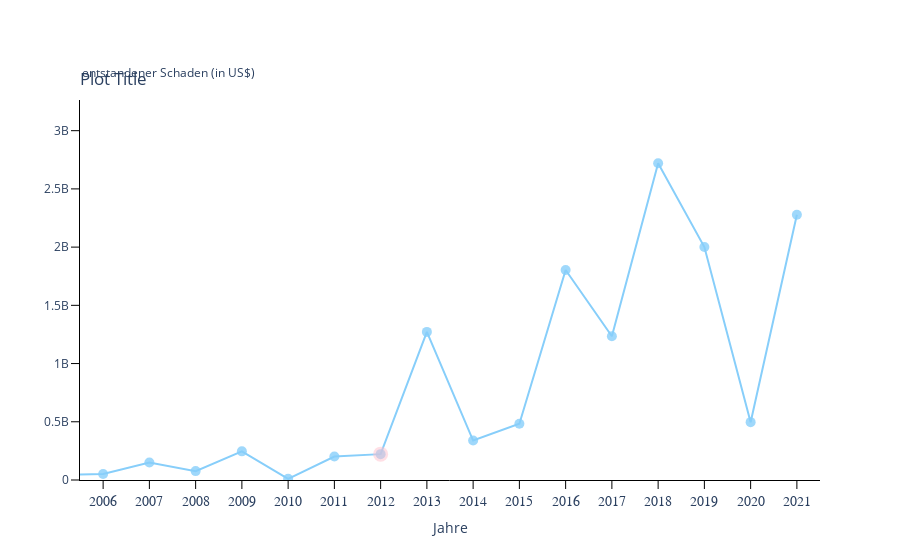

Source (notebook cell):
### Code cell
df_fig1 = pd.DataFrame(df.groupby(by=['year'])['records lost'].sum().reset_index())
# print(df_fig1.head())
fig = px.line(df_fig1, x="year", y="records lost", 
                        labels={
                        "year": "Jahre",
                        "records lost": "",

                        },
                        

                        title='Testtitle', markers=True)

fig.update_xaxes(showgrid=False, title_font_family="Arial", title_font_color="black", col =10)
fig.update_yaxes(showgrid=False, title_font_family="Arial", title_font_color="black")
fig.update_layout(
    title={
        'text': "Plot Title",
        'y':0.87,
        'x':0.0,
        'xref': "paper",
        'xanchor': 'left',
        'yanchor': 'top'},
    plot_bgcolor = "rgba(0,0,0,0)",
    paper_bgcolor = "rgba(255,255,255,1)",
 
    xaxis= dict(
        range=[df['year'].max() - 15 - 0.5, df['year'].max() + 0.5],
        dtick= 1,
        ticks = "outside",
        tickwidth = 1,
        tickcolor = "black",
        ticklen = 8,
        tickfont = dict(family = 'Arial', size = 14),
        showline = True,
        linewidth = 1,
        linecolor = 'black',
        
        

        
        ),
    yaxis = dict(
        range=[0, df_fig1['records lost'].max()*1.2],
        ticks = "outside",
        tickwidth = 1,
        tickcolor = "black",
        ticklen = 8,
        ticklabelposition="outside",
        showline = True,
        linewidth = 1,
        linecolor = 'black',
        
        ),
    )

fig.update_traces(
    marker = dict(
        color = 'LightSkyBlue',
        size = 10,
        opacity = 0.8,
    ),
    line = dict(
        color = 'LightSkyBlue',
        width = 2
    ),
)

fig.add_annotation(x=0,y=1.1,

                   text="entstandener Schaden (in US$)", #textangle=-90,
                    xref="paper",
                    valign="top",
    yref="y domain", showarrow=False)



fig2 = px.scatter(df_fig1.iloc[[8]], x="year", y="records lost")


fig2.update_traces(
    marker = dict(
        color = 'pink',
        size = 15,
        opacity = 0.5,
        

    ),
)

fig.add_trace(fig2.data[0])


print(df_fig1.iloc[[10]])    



        
fig.show()

### Figure 1 — Plotly figure (JSON) as saved in the notebook; plotly's stock layout.template omitted (floating-point values rounded to 4 significant figures)
{"data": [{"hovertemplate": "Jahre=%{x}<br>=%{y}<extra></extra>", "legendgroup": "", "line": {"color": "LightSkyBlue", "dash": "solid", "width": 2}, "marker": {"color": "LightSkyBlue", "opacity": 0.8, "size": 10, "symbol": "circle"}, "mode": "lines+markers", "name": "", "orientation": "v", "showlegend": false, "type": "scatter", "x": [2004, 2005, 2006, 2007, 2008, 2009, 2010, 2011, 2012, 2013, 2014, 2015, 2016, 2017, 2018, 2019, 2020, 2021], "xaxis": "x", "y": [92000000, 44100000, 50825000, 150597405, 76255500, 245895400, 9783285, 201236162, 221926177, 1272018579, 338674396, 482857030, 1803040035, 1234191309, 2719547878, 2000815298, 496707000, 2277765962], "yaxis": "y"}, {"hovertemplate": "year=%{x}<br>records lost=%{y}<extra></extra>", "legendgroup": "", "marker": {"color": "pink", "opacity": 0.5, "size": 15, "symbol": "circle"}, "mode": "markers", "name": "", "orientation": "v", "showlegend": false, "type": "scatter", "x": [2012], "xaxis": "x", "y": [221926177], "yaxis": "y"}], "layout": {"annotations": [{"showarrow": false, "text": "entstandener Schaden (in US$)", "valign": "top", "x": 0, "xref": "paper", "y": 1.1, "yref": "y domain"}], "legend": {"tracegroupgap": 0}, "paper_bgcolor": "rgba(255,255,255,1)", "plot_bgcolor": "rgba(0,0,0,0)", "title": {"text": "Plot Title", "x": 0, "xanchor": "left", "xref": "paper", "y": 0.87, "yanchor": "top"}, "xaxis": {"anchor": "y", "domain": [0, 1], "dtick": 1, "linecolor": "black", "linewidth": 1, "range": [2006.0, 2022.0], "showline": true, "tickcolor": "black", "tickfont": {"family": "Arial", "size": 14}, "ticklen": 8, "ticks": "outside", "tickwidth": 1, "title": {"text": "Jahre"}}, "yaxis": {"anchor": "x", "domain": [0, 1], "linecolor": "black", "linewidth": 1, "range": [0, 3263000000.0], "showgrid": false, "showline": true, "tickcolor": "black", "ticklabelposition": "outside", "ticklen": 8, "ticks": "outside", "tickwidth": 1, "title": {"font": {"color": "black", "family": "Arial"}, "text": ""}}}}
